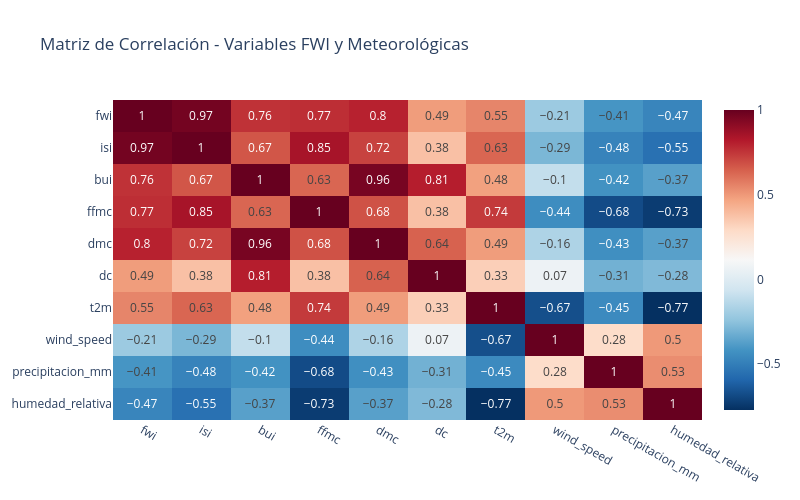

Notebook code for this chart:
### Code cell
# Matriz de correlación
variables_corr = ['fwi', 'isi', 'bui', 'ffmc', 'dmc', 'dc', 't2m', 'wind_speed', 
                  'precipitacion_mm', 'humedad_relativa']

corr_matrix = df_fwi[variables_corr].corr().round(2)


fig_corr = px.imshow(
    corr_matrix,
    text_auto = True,
    aspect = "auto",
    color_continuous_scale = 'RdBu_r',
    title = "Matriz de Correlación - Variables FWI y Meteorológicas"
)
fig_corr.update_layout(
    width=800,
    height=500
)

fig_corr.show()

### Figure 1 — Plotly figure (JSON) as saved in the notebook; plotly's stock layout.template omitted (floating-point values rounded to 4 significant figures)
{"data": [{"coloraxis": "coloraxis", "hovertemplate": "x: %{x}<br>y: %{y}<br>color: %{z}<extra></extra>", "name": "0", "texttemplate": "%{z}", "type": "heatmap", "x": ["fwi", "isi", "bui", "ffmc", "dmc", "dc", "t2m", "wind_speed", "precipitacion_mm", "humedad_relativa"], "xaxis": "x", "y": ["fwi", "isi", "bui", "ffmc", "dmc", "dc", "t2m", "wind_speed", "precipitacion_mm", "humedad_relativa"], "yaxis": "y", "z": [[1.0, 0.97, 0.76, 0.77, 0.8, 0.49, 0.55, -0.21, -0.41, -0.47], [0.97, 1.0, 0.67, 0.85, 0.72, 0.38, 0.63, -0.29, -0.48, -0.55], [0.76, 0.67, 1.0, 0.63, 0.96, 0.81, 0.48, -0.1, -0.42, -0.37], [0.77, 0.85, 0.63, 1.0, 0.68, 0.38, 0.74, -0.44, -0.68, -0.73], [0.8, 0.72, 0.96, 0.68, 1.0, 0.64, 0.49, -0.16, -0.43, -0.37], [0.49, 0.38, 0.81, 0.38, 0.64, 1.0, 0.33, 0.07, -0.31, -0.28], [0.55, 0.63, 0.48, 0.74, 0.49, 0.33, 1.0, -0.67, -0.45, -0.77], [-0.21, -0.29, -0.1, -0.44, -0.16, 0.07, -0.67, 1.0, 0.28, 0.5], [-0.41, -0.48, -0.42, -0.68, -0.43, -0.31, -0.45, 0.28, 1.0, 0.53], [-0.47, -0.55, -0.37, -0.73, -0.37, -0.28, -0.77, 0.5, 0.53, 1.0]]}], "layout": {"coloraxis": {"colorscale": [[0, "rgb(5,48,97)"], [0.1, "rgb(33,102,172)"], [0.2, "rgb(67,147,195)"], [0.3, "rgb(146,197,222)"], [0.4, "rgb(209,229,240)"], [0.5, "rgb(247,247,247)"], [0.6, "rgb(253,219,199)"], [0.7, "rgb(244,165,130)"], [0.8, "rgb(214,96,77)"], [0.9, "rgb(178,24,43)"], [1, "rgb(103,0,31)"]]}, "height": 500, "title": {"text": "Matriz de Correlación - Variables FWI y Meteorológicas"}, "width": 800, "xaxis": {"anchor": "y", "domain": [0, 1]}, "yaxis": {"anchor": "x", "autorange": "reversed", "domain": [0, 1]}}}
